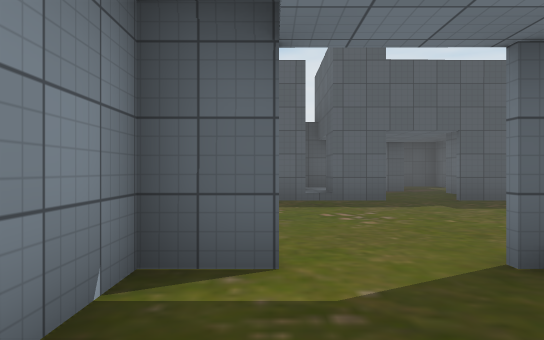
view 1 (above)

21 first-person views from a walk through a scene from a Unity 3-D project. The camera is 1.3 m above the floor, looks level and sees 70° across. The floor is counted in squares, 2 m on a side. Each view is taken from the middle of a square. On the plan, view 1 faces up. The plan holds only what a view shows up to about 11 squares ahead; the rest is blank. The place goes on beyond the plan. The player is left out. Some surface patterns are stand-ins.

view 2
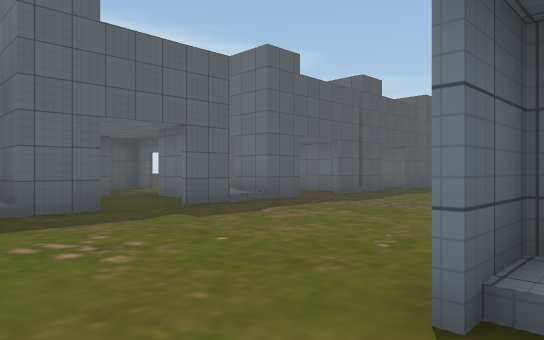

view 3
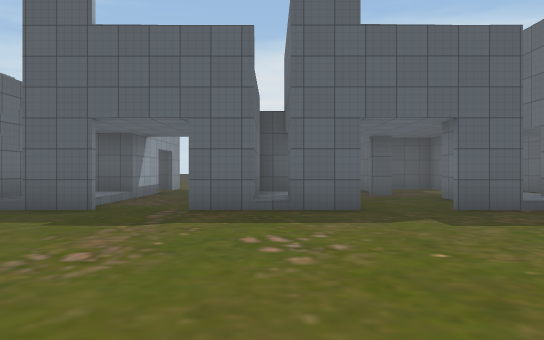

view 4
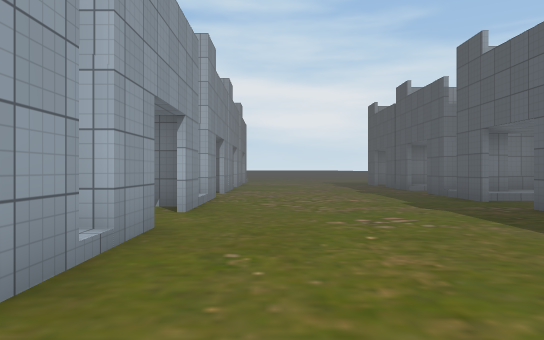

view 5
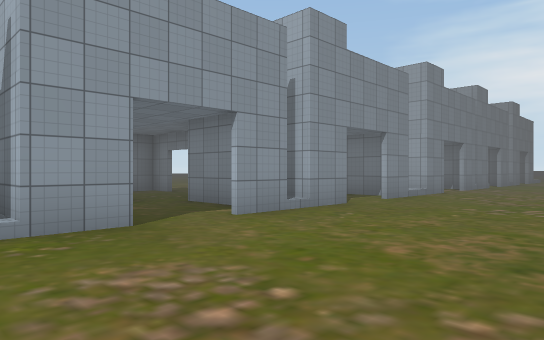

view 6
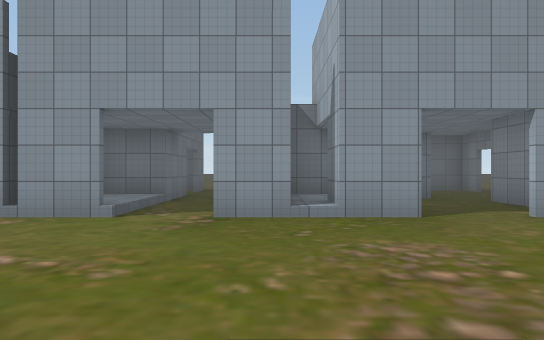

view 7
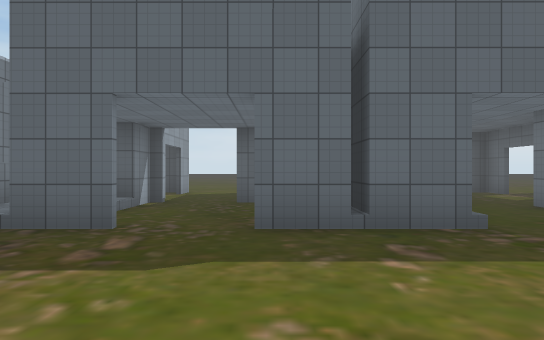

view 8
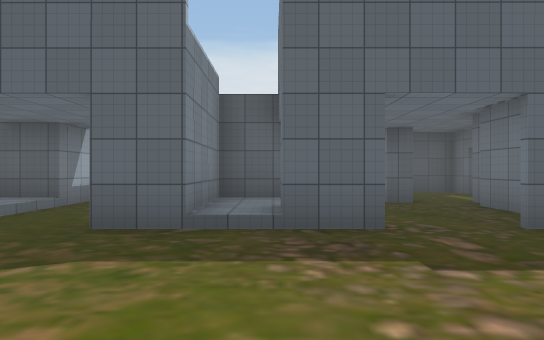

view 9
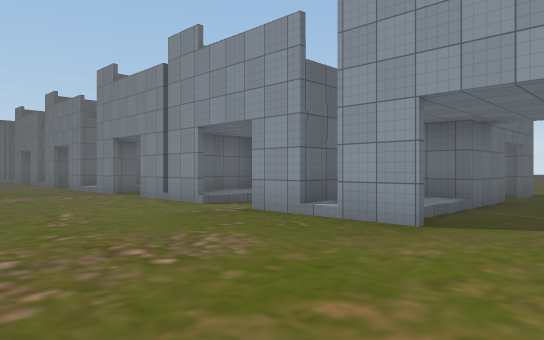

view 10
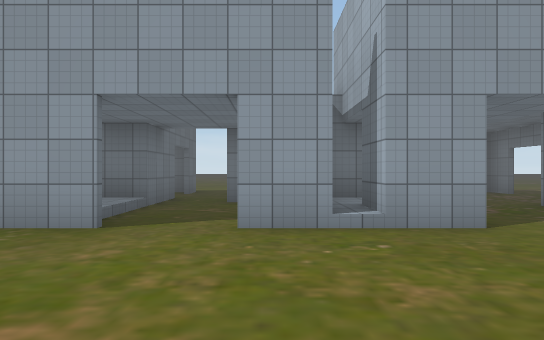

view 11
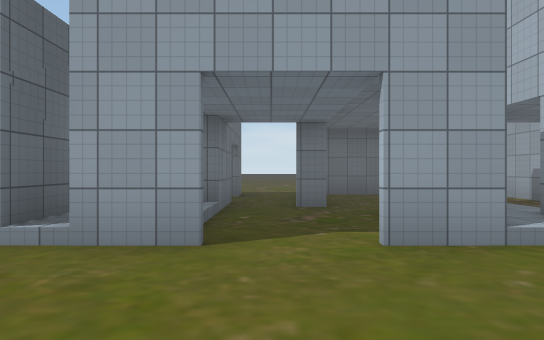

view 12
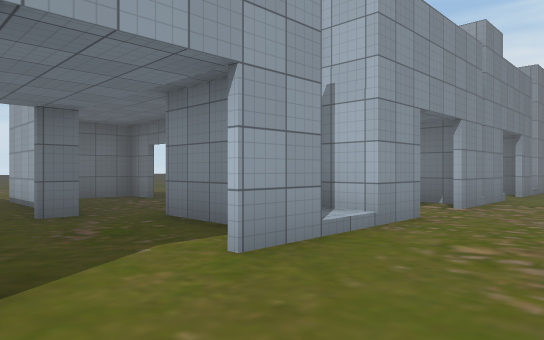

view 13
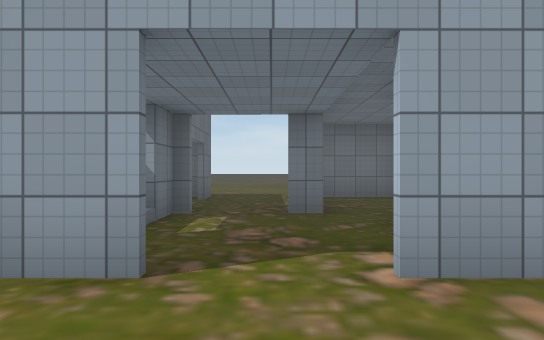

view 14
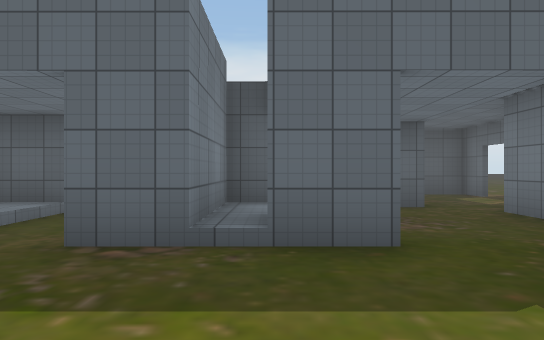

view 15
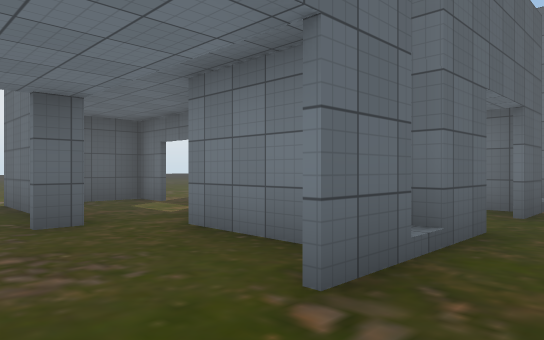

view 16
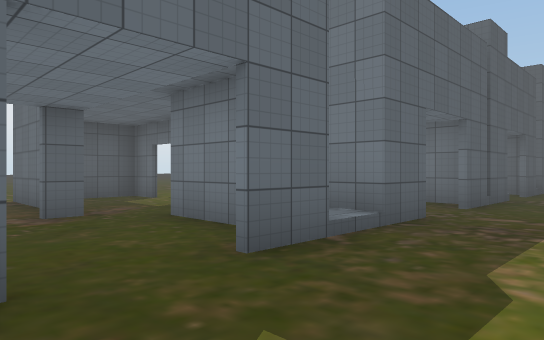

view 17
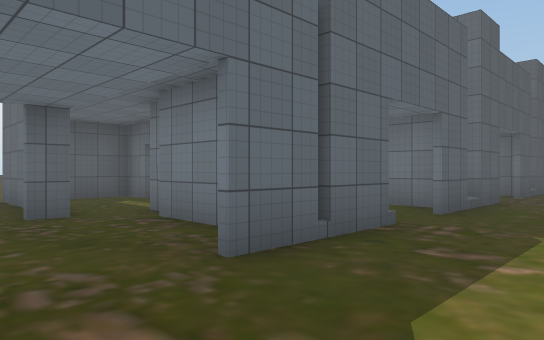

view 18
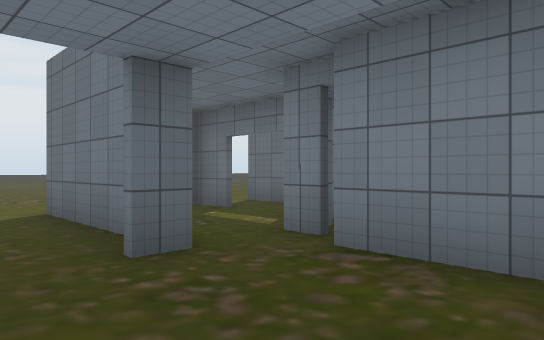

view 19
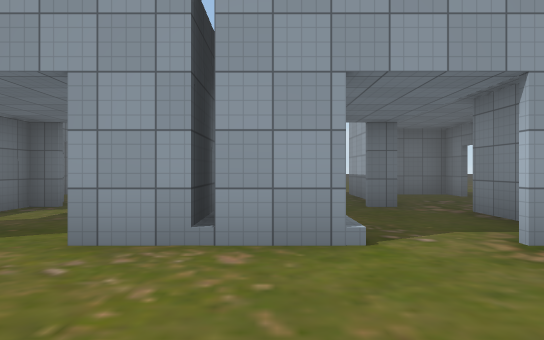

view 20
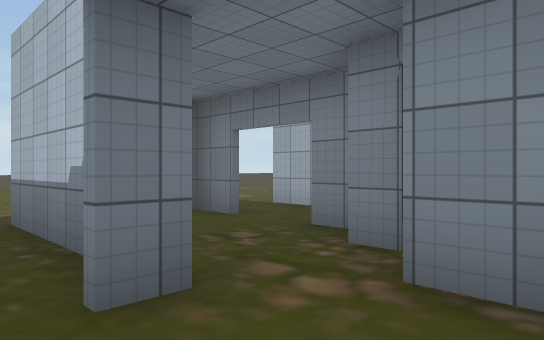

view 21
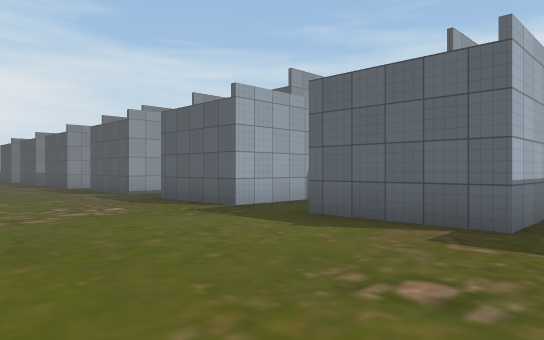

### Floor plan
Key: @ floor where view 1 was taken; # wall or solid block; x gap in a wall; . main floor; : floor 0.25 m higher than the main floor; / step, stairs or slope.
Columns run from 5 left of view 1 to 19 right of it. Each row starts with its distance up from view 1.
 21               ..
 20               ..
 19               ..
 18               .
 17              ..
 16         ..   ..
 15     .###.###..###.###.
 14     .#...#....#...#...
 13    ..#...#....#... ..
 12   ##.#.#.#.#..###  .
 11  ##/..##..##...#  .#
 10  #:/..#/..#:...# ..#
  9 .##/..#/..##...# ..#  .##
  8 .###.###.####.###.###...#
  7 .....................
  6 ..................
  5 ......................
  4 ......................
  3 #.####.###.###..##....
  2 ...##../#../##./##..#
  1 ...:#../#../:#./:#...
  0 ...##@.##../##./## .#
 -1 #.##.#.#.#x##.###   #
 -2 #....#...#....##
 -3 #....#...#....#
 -4 #..###.###..###      ##
 -5  ..............
 -6  ...............
 -7    .............
 -8        ........
 -9             .. .

Where each view was taken, in squares from view 1:
view 1: 0 up, 0 right, facing up
view 2: 2 up, 0 right, facing up-right
view 3: 2 up, 1 right, facing up
view 4: 4 up, 6 right, facing left
view 5: 7 up, 8 right, facing down-left
view 6: 8 up, 8 right, facing down
view 7: 4 up, 9 right, facing up
view 8: 4 up, 6 right, facing up
view 9: 7 up, 4 right, facing down-right
view 10: 7 up, 4 right, facing down
view 11: 6 up, 1 right, facing down
view 12: 5 up, 2 right, facing down-left
view 13: 5 up, 4 left, facing down
view 14: 5 up, 3 left, facing up
view 15: 7 up, 2 left, facing up-right
view 16: 6 up, 2 right, facing up-right
view 17: 6 up, 7 right, facing up-right
view 18: 9 up, 7 right, facing up-right
view 19: 6 up, 11 right, facing down
view 20: 1 up, 10 right, facing down-left
view 21: 9 down, 10 right, facing up-left
